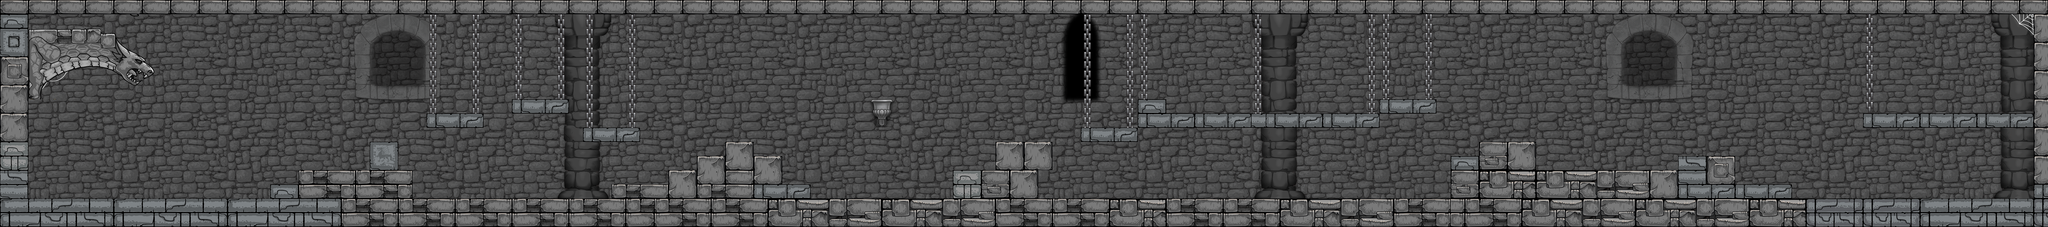

A level layout from a 2D game, rendered from its tile map. Below: a short description, then the map file with tile-grid data replaced by summaries:
An orthogonal 144x16 tile map with 64x64 px tiles, 4 tile layers (backGround, columns, chains_baners, tiles), 5 tilesets and 35 objects.

<map version="1.2" tiledversion="1.2.3" orientation="orthogonal" renderorder="right-down" width="144" height="16" tilewidth="64" tileheight="64" infinite="0" nextlayerid="18" nextobjectid="56">
 <tileset firstgid="1" name="background" tilewidth="64" tileheight="64" tilecount="64" columns="8">
  <image source="castle_bg_wall.png" width="512" height="512" />
 </tileset>
 <tileset firstgid="65" name="background_2" tilewidth="64" tileheight="64" tilecount="64" columns="8">
  <image source="castle_bg_arch_b.png" width="512" height="512" />
 </tileset>
 <tileset firstgid="129" name="background_3" tilewidth="64" tileheight="64" tilecount="64" columns="8">
  <image source="castle_bg_wall_window.png" width="512" height="512" />
 </tileset>
 <tileset firstgid="193" name="tile_set" tilewidth="64" tileheight="64" tilecount="414" columns="23">
  <image source="dungeon_tileset.png" width="1472" height="1168" />
 </tileset>
 <tileset firstgid="607" name="something" tilewidth="64" tileheight="64" tilecount="400" columns="20">
  <image source="col_chains_and.png" width="1280" height="1280" />
 </tileset>
 <layer id="13" name="backGround" width="144" height="16">
  <data>[2304 cells, 2304 non-empty, 192 distinct tile ids]</data>
 </layer>
 <layer id="15" name="columns" width="144" height="16">
  <data>[2304 cells, 208 non-empty, 80 distinct tile ids]</data>
 </layer>
 <layer id="16" name="chains_baners" width="144" height="16">
  <data>[2304 cells, 136 non-empty, 40 distinct tile ids]</data>
 </layer>
 <layer id="14" name="tiles" width="144" height="16">
  <data>[2304 cells, 702 non-empty, 158 distinct tile ids]</data>
 </layer>
 <objectgroup id="17" name="objects">
  <object id="6" x="-4" y="-4" width="128" height="1026" />
  <object id="11" x="108" y="902" width="9100" height="116" />
  <object id="14" x="9154" y="0" width="58" height="1020" />
  <object id="15" x="112" y="6" width="9098" height="58" />
  <object id="16" x="1218" y="828" width="634" height="74" />
  <object id="19" x="1348" y="772" width="504" height="56" />
  <object id="24" x="1672" y="644" width="114" height="122" />
  <object id="25" x="1926" y="514" width="244" height="56" />
  <object id="26" x="2308" y="448" width="246" height="60" />
  <object id="27" x="2624" y="576" width="250" height="56" />
  <object id="28" x="2752" y="830" width="894" height="66" />
  <object id="29" x="3010" y="766" width="504" height="56" />
  <object id="30" x="3140" y="704" width="374" height="58" />
  <object id="31" x="3270" y="640" width="118" height="62" />
  <object id="32" x="4288" y="768" width="382" height="120" />
  <object id="34" x="4484" y="644" width="240" height="120" />
  <object id="35" x="4866" y="574" width="250" height="64" />
  <object id="36" x="5124" y="446" width="122" height="126" />
  <object id="37" x="5248" y="510" width="956" height="62" />
  <object id="38" x="6212" y="448" width="250" height="60" />
  <object id="39" x="6530" y="768" width="1270" height="126" />
  <object id="40" x="6528" y="702" width="382" height="62" />
  <object id="41" x="6658" y="640" width="248" height="62" />
  <object id="42" x="7556" y="704" width="246" height="66" />
  <object id="43" x="7810" y="832" width="252" height="66" />
  <object id="44" x="8388" y="510" width="762" height="60" />
  <object id="47" x="468" y="750">
   <point />
  </object>
  <object id="48" x="2312" y="774">
   <point />
  </object>
  <object id="49" x="3996" y="792">
   <point />
  </object>
  <object id="50" x="5162" y="784">
   <point />
  </object>
  <object id="51" x="6292" y="794">
   <point />
  </object>
  <object id="52" x="5780" y="420">
   <point />
  </object>
  <object id="53" x="7284" y="672">
   <point />
  </object>
  <object id="54" x="8868" y="762">
   <point />
  </object>
  <object id="55" x="9046" y="354">
   <point />
  </object>
 </objectgroup>
</map>